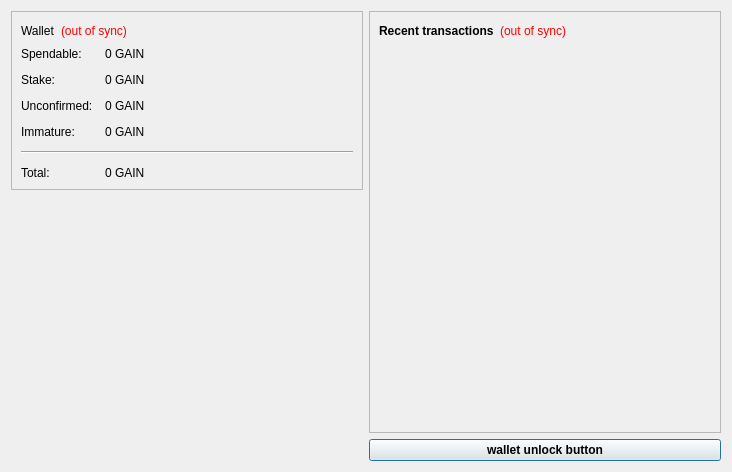
<?xml version="1.0" encoding="UTF-8"?>
<ui version="4.0">
 <class>OverviewPage</class>
 <widget class="QWidget" name="OverviewPage">
  <property name="geometry">
   <rect>
    <x>0</x>
    <y>0</y>
    <width>732</width>
    <height>472</height>
   </rect>
  </property>
  <property name="windowTitle">
   <string>Form</string>
  </property>
  <layout class="QHBoxLayout" name="horizontalLayout" stretch="0,0">
   <item>
    <layout class="QVBoxLayout" name="verticalLayout_2">
     <item>
      <widget class="QFrame" name="frame">
       <property name="frameShape">
        <enum>QFrame::StyledPanel</enum>
       </property>
       <property name="frameShadow">
        <enum>QFrame::Raised</enum>
       </property>
       <layout class="QVBoxLayout" name="verticalLayout_4">
        <item>
         <layout class="QHBoxLayout" name="horizontalLayout_4">
          <item>
           <widget class="QLabel" name="label_5">
            <property name="font">
             <font>
              <weight>50</weight>
              <bold>false</bold>
             </font>
            </property>
            <property name="text">
             <string>Wallet</string>
            </property>
           </widget>
          </item>
          <item>
           <widget class="QLabel" name="labelWalletStatus">
            <property name="toolTip">
             <string>The displayed information may be out of date. Your wallet automatically synchronizes with the highgain network after a connection is established, but this process has not completed yet.</string>
            </property>
            <property name="styleSheet">
             <string notr="true">QLabel { color: red; }</string>
            </property>
            <property name="text">
             <string notr="true">(out of sync)</string>
            </property>
            <property name="alignment">
             <set>Qt::AlignLeading|Qt::AlignLeft|Qt::AlignVCenter</set>
            </property>
           </widget>
          </item>
          <item>
           <spacer name="horizontalSpacer_2">
            <property name="orientation">
             <enum>Qt::Horizontal</enum>
            </property>
            <property name="sizeHint" stdset="0">
             <size>
              <width>40</width>
              <height>20</height>
             </size>
            </property>
           </spacer>
          </item>
         </layout>
        </item>
        <item>
         <layout class="QFormLayout" name="formLayout_2">
          <property name="fieldGrowthPolicy">
           <enum>QFormLayout::AllNonFixedFieldsGrow</enum>
          </property>
          <property name="horizontalSpacing">
           <number>12</number>
          </property>
          <property name="verticalSpacing">
           <number>12</number>
          </property>
          <item row="0" column="0">
           <widget class="QLabel" name="label">
            <property name="text">
             <string>Spendable:</string>
            </property>
           </widget>
          </item>
          <item row="0" column="1">
           <widget class="QLabel" name="labelBalance">
            <property name="font">
             <font>
              <weight>50</weight>
              <bold>false</bold>
             </font>
            </property>
            <property name="cursor">
             <cursorShape>IBeamCursor</cursorShape>
            </property>
            <property name="toolTip">
             <string>Your current spendable balance</string>
            </property>
            <property name="text">
             <string notr="true">0 GAIN</string>
            </property>
            <property name="textInteractionFlags">
             <set>Qt::LinksAccessibleByMouse|Qt::TextSelectableByKeyboard|Qt::TextSelectableByMouse</set>
            </property>
           </widget>
          </item>
          <item row="1" column="0">
           <widget class="QLabel" name="label_6">
            <property name="text">
             <string>Stake:</string>
            </property>
           </widget>
          </item>
          <item row="1" column="1">
           <widget class="QLabel" name="labelStake">
            <property name="font">
             <font>
              <weight>50</weight>
              <bold>false</bold>
             </font>
            </property>
            <property name="cursor">
             <cursorShape>IBeamCursor</cursorShape>
            </property>
            <property name="toolTip">
             <string>Total of coins that was staked, and do not yet count toward the current balance</string>
            </property>
            <property name="text">
             <string notr="true">0 GAIN</string>
            </property>
            <property name="textInteractionFlags">
             <set>Qt::LinksAccessibleByMouse|Qt::TextSelectableByKeyboard|Qt::TextSelectableByMouse</set>
            </property>
           </widget>
          </item>
          <item row="2" column="0">
           <widget class="QLabel" name="label_3">
            <property name="text">
             <string>Unconfirmed:</string>
            </property>
           </widget>
          </item>
          <item row="2" column="1">
           <widget class="QLabel" name="labelUnconfirmed">
            <property name="font">
             <font>
              <weight>50</weight>
              <bold>false</bold>
             </font>
            </property>
            <property name="cursor">
             <cursorShape>IBeamCursor</cursorShape>
            </property>
            <property name="toolTip">
             <string>Total of transactions that have yet to be confirmed, and do not yet count toward the current balance</string>
            </property>
            <property name="text">
             <string notr="true">0 GAIN</string>
            </property>
            <property name="textInteractionFlags">
             <set>Qt::LinksAccessibleByMouse|Qt::TextSelectableByKeyboard|Qt::TextSelectableByMouse</set>
            </property>
           </widget>
          </item>
          <item row="3" column="0">
           <widget class="QLabel" name="labelImmatureText">
            <property name="text">
             <string>Immature:</string>
            </property>
           </widget>
          </item>
          <item row="3" column="1">
           <widget class="QLabel" name="labelImmature">
            <property name="font">
             <font>
              <weight>50</weight>
              <bold>false</bold>
             </font>
            </property>
            <property name="toolTip">
             <string>Mined balance that has not yet matured</string>
            </property>
            <property name="text">
             <string notr="true">0 GAIN</string>
            </property>
            <property name="textInteractionFlags">
             <set>Qt::LinksAccessibleByMouse|Qt::TextSelectableByKeyboard|Qt::TextSelectableByMouse</set>
            </property>
           </widget>
          </item>
          <item row="4" column="0" colspan="2">
           <widget class="Line" name="line">
            <property name="orientation">
             <enum>Qt::Horizontal</enum>
            </property>
           </widget>
          </item>
          <item row="5" column="0">
           <widget class="QLabel" name="labelTotalText">
            <property name="text">
             <string>Total:</string>
            </property>
           </widget>
          </item>
          <item row="5" column="1">
           <widget class="QLabel" name="labelTotal">
            <property name="font">
             <font>
              <weight>50</weight>
              <bold>false</bold>
             </font>
            </property>
            <property name="cursor">
             <cursorShape>IBeamCursor</cursorShape>
            </property>
            <property name="toolTip">
             <string>Your current total balance</string>
            </property>
            <property name="text">
             <string notr="true">0 GAIN</string>
            </property>
            <property name="textInteractionFlags">
             <set>Qt::LinksAccessibleByMouse|Qt::TextSelectableByKeyboard|Qt::TextSelectableByMouse</set>
            </property>
           </widget>
          </item>
         </layout>
        </item>
       </layout>
      </widget>
     </item>
     <item>
      <spacer name="verticalSpacer_4">
       <property name="orientation">
        <enum>Qt::Vertical</enum>
       </property>
       <property name="sizeHint" stdset="0">
        <size>
         <width>20</width>
         <height>40</height>
        </size>
       </property>
      </spacer>
     </item>
     <item>
      <widget class="QLabel" name="label_2">
       <property name="text">
        <string/>
       </property>
       <property name="pixmap">
        <pixmap resource="../bitcoin.qrc">:/images/wallet_logo</pixmap>
       </property>
       <property name="alignment">
        <set>Qt::AlignCenter</set>
       </property>
      </widget>
     </item>
     <item>
      <spacer name="verticalSpacer">
       <property name="orientation">
        <enum>Qt::Vertical</enum>
       </property>
       <property name="sizeHint" stdset="0">
        <size>
         <width>20</width>
         <height>40</height>
        </size>
       </property>
      </spacer>
     </item>
    </layout>
   </item>
   <item>
    <layout class="QVBoxLayout" name="verticalLayout_3">
     <item>
      <widget class="QFrame" name="frame_2">
       <property name="frameShape">
        <enum>QFrame::StyledPanel</enum>
       </property>
       <property name="frameShadow">
        <enum>QFrame::Raised</enum>
       </property>
       <layout class="QVBoxLayout" name="verticalLayout">
        <item>
         <layout class="QHBoxLayout" name="horizontalLayout_2">
          <item>
           <widget class="QLabel" name="label_4">
            <property name="text">
             <string>&lt;b&gt;Recent transactions&lt;/b&gt;</string>
            </property>
           </widget>
          </item>
          <item>
           <widget class="QLabel" name="labelTransactionsStatus">
            <property name="toolTip">
             <string>The displayed information may be out of date. Your wallet automatically synchronizes with the highgain network after a connection is established, but this process has not completed yet.</string>
            </property>
            <property name="styleSheet">
             <string notr="true">QLabel { color: red; }</string>
            </property>
            <property name="text">
             <string notr="true">(out of sync)</string>
            </property>
            <property name="alignment">
             <set>Qt::AlignRight|Qt::AlignTrailing|Qt::AlignVCenter</set>
            </property>
           </widget>
          </item>
          <item>
           <spacer name="horizontalSpacer">
            <property name="orientation">
             <enum>Qt::Horizontal</enum>
            </property>
            <property name="sizeHint" stdset="0">
             <size>
              <width>40</width>
              <height>20</height>
             </size>
            </property>
           </spacer>
          </item>
         </layout>
        </item>
        <item>
         <widget class="QListView" name="listTransactions">
          <property name="styleSheet">
           <string notr="true">QListView { background: transparent; }</string>
          </property>
          <property name="frameShape">
           <enum>QFrame::NoFrame</enum>
          </property>
          <property name="verticalScrollBarPolicy">
           <enum>Qt::ScrollBarAlwaysOff</enum>
          </property>
          <property name="horizontalScrollBarPolicy">
           <enum>Qt::ScrollBarAlwaysOff</enum>
          </property>
          <property name="selectionMode">
           <enum>QAbstractItemView::NoSelection</enum>
          </property>
         </widget>
        </item>
       </layout>
      </widget>
     </item>
     <item>
      <widget class="QPushButton" name="unlockWalletButton">
       <property name="sizePolicy">
        <sizepolicy hsizetype="Minimum" vsizetype="Fixed">
         <horstretch>0</horstretch>
         <verstretch>0</verstretch>
        </sizepolicy>
       </property>
       <property name="maximumSize">
        <size>
         <width>16777214</width>
         <height>16777214</height>
        </size>
       </property>
       <property name="font">
        <font>
         <weight>75</weight>
         <bold>true</bold>
        </font>
       </property>
       <property name="toolTip">
        <string/>
       </property>
       <property name="text">
        <string>wallet unlock button</string>
       </property>
       <property name="checkable">
        <bool>false</bool>
       </property>
       <property name="autoDefault">
        <bool>false</bool>
       </property>
       <property name="default">
        <bool>true</bool>
       </property>
       <property name="flat">
        <bool>false</bool>
       </property>
      </widget>
     </item>
    </layout>
   </item>
  </layout>
 </widget>
 <resources>
  <include location="../bitcoin.qrc"/>
 </resources>
 <connections/>
</ui>
